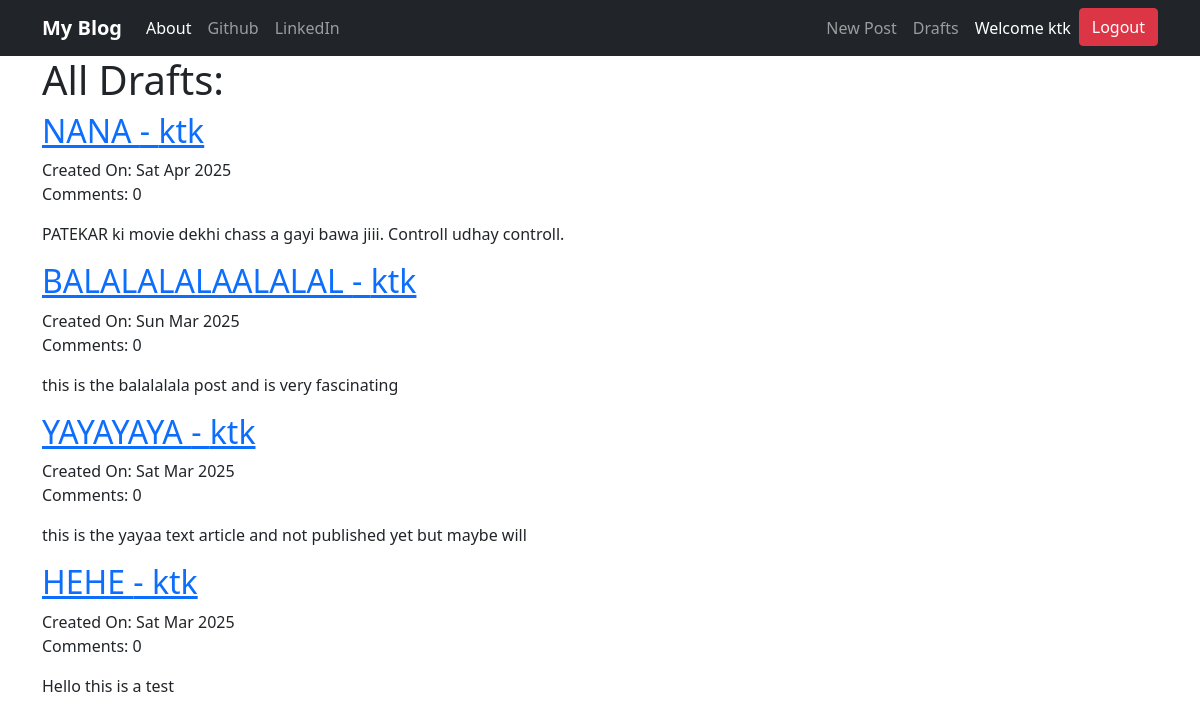
Before: /drafts/ (signed in) with the older database file.
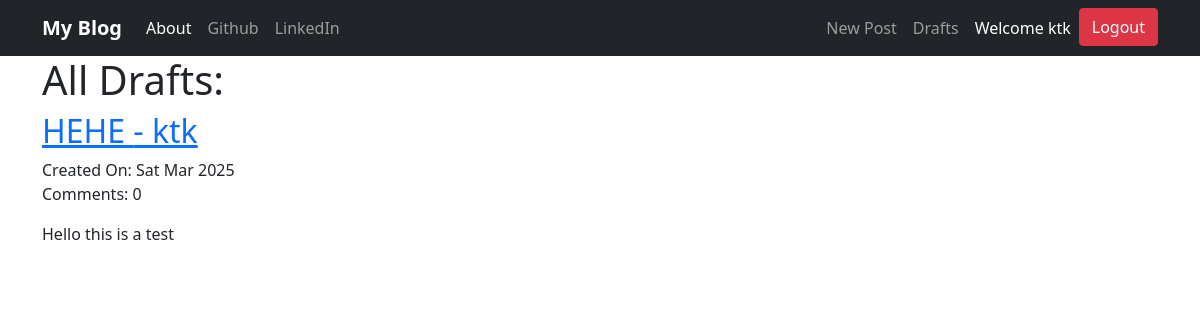
After: the same page with the newer database file.
### blog/models.py (models this page shows, shortened)
class Post(models.Model):
    author = models.ForeignKey('auth.User', on_delete=models.CASCADE)
    title = models.CharField(max_length=256)
    text = models.TextField()
    create_date = models.DateTimeField(default=timezone.now)
    published_date = models.DateTimeField(blank=True, null=True)
    def get_approved_comments(self):
        return self.comments.filter(approved_comment=True)

### blog/views.py (the view)
# urls.py: path('drafts/', views.DraftListView.as_view(), name='post_draft_list'),
class DraftListView(LoginRequiredMixin, ListView):
    login_url = '/login/'
    model = Post
    template_name = 'blog/post_draft_list.html'
    def get_queryset(self):
        return Post.objects.filter(published_date__isnull=True).order_by('-create_date')

### blog/templates/blog/post_draft_list.html
{% extends 'blog/base.html' %}
{% block body_block %}
    <div class="centerstage">
        <h1>All Drafts: </h1>
        <div class ='jumbotron'>
                {% for post in post_list %}
                <div class="post">
                    <h2><a href="{% url 'blog:post_detail' pk=post.pk %}">{{post.title}} - {{post.author}}</a></h2>
                    <div class="date createddate">
                        <p>Created On: {{post.create_date | date:'D M Y'}}<br>Comments: {{ post.get_approved_comments.count }}</p>
                    </div>
                    <p>{{post.text|truncatechars:200}}</p>
                </div>
                {% empty %}
                <h2>No Posts to show!</h2>
                {% endfor %}
        </div>
    </div>
{% endblock %}

Changed rows visible on the page:
no longer on this page (row edited): Post: title "NANA", author "ktk", create_date "Sat Apr 2025", get_approved_comments.count "0", text "PATEKAR ki movie dekhi chass a gayi bawa jiii. Controll udhay controll."
removed Post: title "BALALALALAALALAL", author "ktk", create_date "Sun Mar 2025", get_approved_comments.count "0", text "this is the balalalala post and is very fascinating"
no longer on this page (row edited): Post: title "YAYAYAYA", author "ktk", create_date "Sat Mar 2025", get_approved_comments.count "0", text "this is the yayaa text article and not published yet but maybe will"
